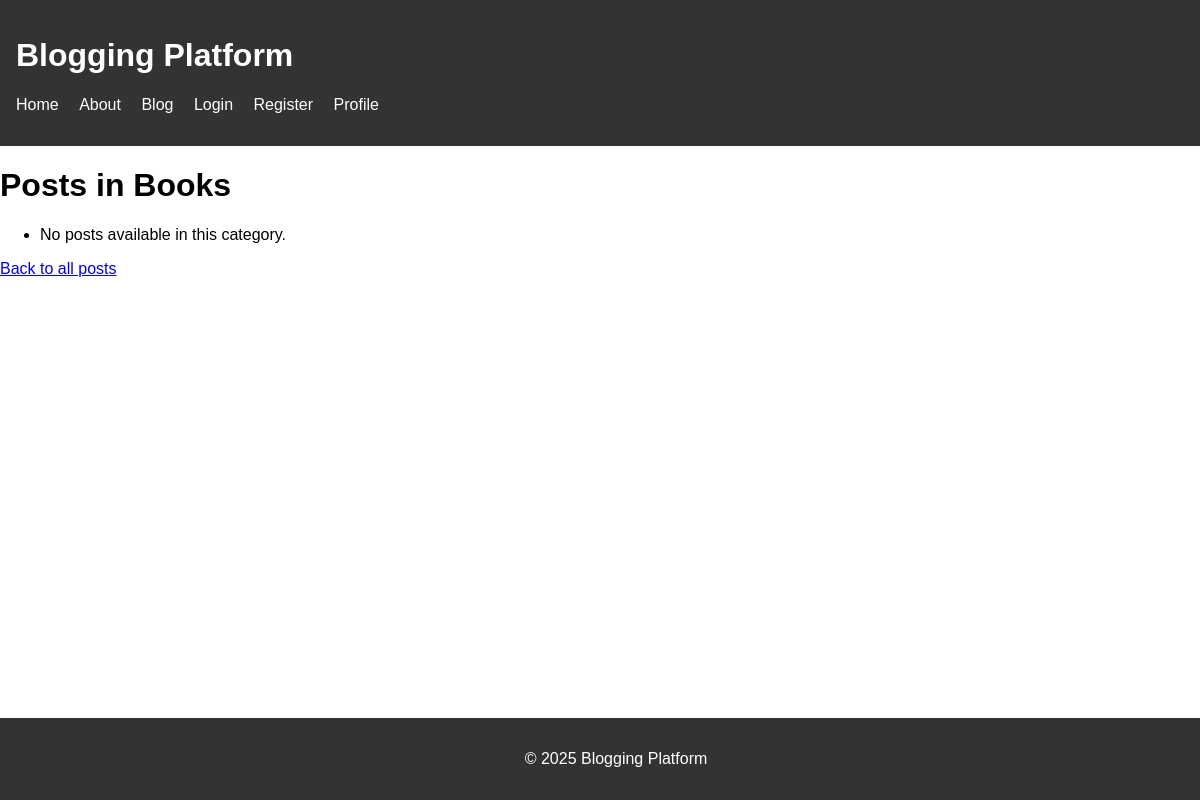
The app's page /blog/category/Books/, older data.
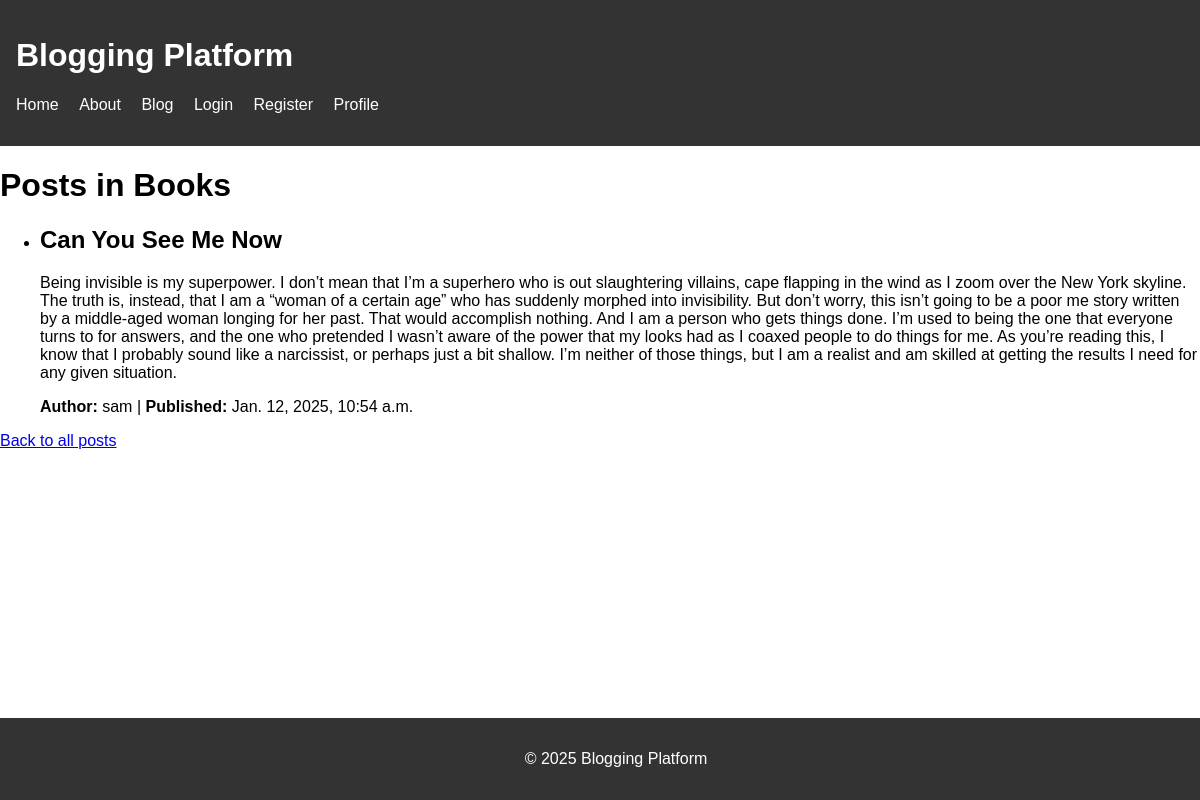
The same page, newer data.
### blog/models.py (models this page shows, shortened)
class BlogPost(models.Model):
    title = models.CharField(max_length=200)
    content = models.TextField()
    author = models.ForeignKey(User, on_delete=models.CASCADE)
    category = models.ForeignKey(Category, on_delete=models.SET_NULL, null=True)
    published_date = models.DateTimeField(auto_now=True)
    tags = models.ManyToManyField(Tag, blank=True)
    created_at = models.DateTimeField(auto_now_add=True)
    class Meta:
        ordering = ['-created_at']  # Order posts by creation date, newest first

### blog/views.py (the view)
# urls.py: path('category/<str:category_name>/', posts_by_category, name='posts_by_category'),
def posts_by_category(request, category_name):
    posts = BlogPost.objects.filter(category__name=category_name)
    published_after = request.GET.get('published_after')
    if published_after:
        published_after_date = datetime.strptime(published_after, '%Y-%m-%d')
        posts = posts.filter(published_date__gte=published_after_date)
    tags = request.GET.get('tags')
    if tags:
        tags_list = [tag.strip() for tag in tags.split(',')]
        posts = posts.filter(tags__in=tags_list)
    return render(request, 'blog/posts_by_category.html', {'posts': posts, 'category': category_name})

### blog/templates/blog/posts_by_category.html
{% extends 'base.html' %}
{% block content %}
    <h1>Posts in {{ category }}</h1>
    <ul>
        {% for post in posts %}
            <li>
                <h2>{{ post.title }}</h2>
                <p>{{ post.content }}</p>
                <p><strong>Author:</strong> {{ post.author.username }} | <strong>Published:</strong> {{ post.published_date }}</p>
            </li>
        {% empty %}
            <li>No posts available in this category.</li>
        {% endfor %}
    </ul>
    <a href="{% url 'blog:post_list' %}">Back to all posts</a>
{% endblock %}

Row changes from the older to the newer data that the page shows:
added BlogPost: title "Can You See Me Now", content "Being invisible is my superpower. I don’t mean that I’m a superhero who is out slaughtering villains, cape flapping in the wind as I zoom over the New York skyline. The truth is, instead, that I am a “woman of a certain age” who has suddenly morphed into invisibility. But don’t worry, this isn’t going to be a poor me story written by a middle-aged woman longing for her past. That would accomplish nothing. And I am a person who gets things done. I’m used to being the one that everyone turns to for answers, and the one who pretended I wasn’t aware of the power that my looks had as I coaxed people to do things for me. As you’re reading this, I know that I probably sound like a narcissist, or…", author.username "sam", published_date "Jan. 12, 2025, 10:54 a.m."
Text that changed along with them:
text no longer shown: "No posts available in this category."
